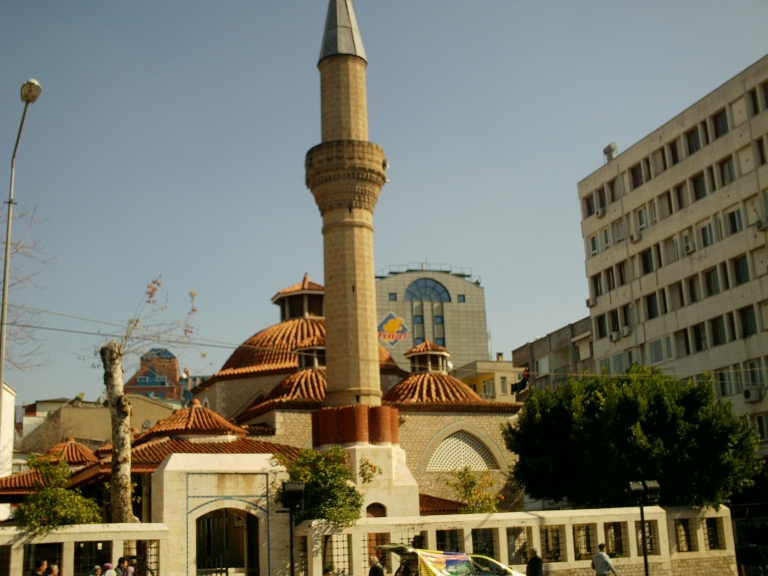
//> input picture Morphology-Transformations/cami.jpg, 768 x 576 px
$ ./source   (built with g++ and OpenCV 4)
//> lines starting //> are read from the running program, lines starting //| are printed output that depends on the picture; after the words box and inside, x2 and y2 are one past the last pixel; in counts of white or black regions, pixels touching at a corner belong together
#include <iostream>
#include <string>
#include<locale.h>
#include "opencv2/imgcodecs.hpp"
#include "opencv2/core/core.hpp"
#include "opencv2/highgui/highgui.hpp"
#include "opencv2/imgproc/imgproc.hpp"
#include <opencv2\opencv.hpp>

using namespace std;

int main()
{
    setlocale(LC_ALL, "Turkish");
    string resim_adresi = "cami.jpg";
    string panelismi = "kontrol paneli";
    cv::Mat resim,temp,img,img2,opening,closing, opening_temp,closing_temp;
    string resimadi = "black or white changing with trackbar";
    int sinir = 128;
    int eresyon = 0;
    int dilation = 0;
    int opening_ = 0;
    int closing_ = 0;
    int w=300,h=300;
    resim = cv::imread(resim_adresi);
//> resim is the input picture: 576 rows x 768 cols, CV_8UC3; mean B, G, R 103.3, 118.5, 119.2
    if (resim.empty()) { cout << "resim açýlamadý"; }
    cv::namedWindow(panelismi, cv::WINDOW_AUTOSIZE);

    cv::namedWindow(resimadi, cv::WINDOW_AUTOSIZE);
    uchar red, green, blue, bw;

    cv::createTrackbar("sinir",panelismi , &sinir, 255);
    cv::createTrackbar("erode", panelismi, &eresyon, 1);
    cv::createTrackbar("dilate", panelismi, &dilation, 1);
    cv::createTrackbar("opening", panelismi, &opening_, 1);
    cv::createTrackbar("closing", panelismi, &closing_, 1);
    cv::createTrackbar("boyut-W", panelismi, &w, 1920);
    cv::createTrackbar("boyut-H", panelismi, &h, 1080);


    while (true) {
    cv::resize(resim, resim, cv::Size(w, h));
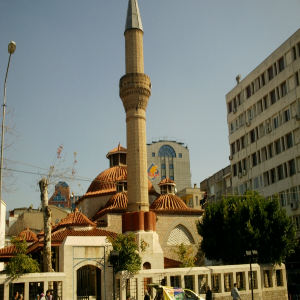
//> resim: 300 rows x 300 cols, CV_8UC3; mean B, G, R 103.2, 118.4, 119.1
        resim.copyTo(temp);
        for (int x = 0; x < temp.cols; x++)
        {
            for (int y = 0; y < temp.rows; y++)
            {
                blue = temp.at<cv::Vec3b>(y, x)[0];
                green = temp.at<cv::Vec3b>(y, x)[1];
                red = temp.at<cv::Vec3b>(y, x)[2];

                bw = (red + green + blue) / 3;
                if (bw <= sinir) {
                    temp.at<cv::Vec3b>(y, x)[0] = 0;
                    temp.at<cv::Vec3b>(y, x)[1] = 0;
                    temp.at<cv::Vec3b>(y, x)[2] = 0;
                }
                else {
                    temp.at<cv::Vec3b>(y, x)[0] = 255;
                    temp.at<cv::Vec3b>(y, x)[1] = 255;
                    temp.at<cv::Vec3b>(y, x)[2] = 255;
                }
            }
        }
//> this loop made 300 passes
//> (blue, green, red, bw) on passes 1 to 3: (1, 14, 16, 10), (4, 16, 21, 13), (3, 18, 22, 14)
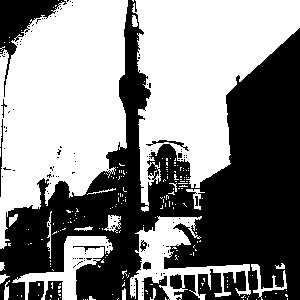
//> temp: 300 rows x 300 cols, CV_8UC3; 53.5% white; 119 black regions (106 under 20 px), largest, box (x1, y1, x2, y2) and area: (0, 0, 300, 300) 38067, (0, 0, 67, 97) 1831, (170, 274, 200, 300) 483
//> after the loop, blue = 6; green = 12; red = 11; bw = 9
        if (eresyon == 1) {
            temp.copyTo(img2);
            for (int x = 1; x < temp.cols - 1; x++)
            {
                for (int y = 1; y < temp.rows - 1; y++)
                {
                    if (temp.at<cv::Vec3b>(y - 1, x - 1)[0] == 255 || temp.at<cv::Vec3b>(y - 1, x)[0] == 255 || temp.at<cv::Vec3b>(y, x - 1)[0] == 255 || temp.at<cv::Vec3b>(y + 1, x)[0] == 255 || temp.at<cv::Vec3b>(y, x + 1)[0] == 255 || temp.at<cv::Vec3b>(y + 1, x + 1)[0] == 255 || temp.at<cv::Vec3b>(y + 1, x - 1)[0] == 255 || temp.at<cv::Vec3b>(y - 1, x + 1)[0] == 255) {
                    img2.at<cv::Vec3b>(y, x)[0] = 255;
                    img2.at<cv::Vec3b>(y, x)[1] = 255;
                    img2.at<cv::Vec3b>(y, x)[2] = 255;

                    }
                }
            }
            cv::imshow("erode", img2);
        }
        else {
            cv::destroyWindow("erode");
        }
        if (dilation == 1) {
            temp.copyTo(img);
            for (int x = 1; x < temp.cols - 1; x++)
            {
                for (int y = 1; y < temp.rows - 1; y++)
                {
                    if (temp.at<cv::Vec3b>(y - 1, x - 1)[0] == 0 || temp.at<cv::Vec3b>(y - 1, x)[0] == 0 || temp.at<cv::Vec3b>(y, x - 1)[0] == 0 || temp.at<cv::Vec3b>(y + 1, x)[0] == 0 || temp.at<cv::Vec3b>(y, x + 1)[0] == 0 || temp.at<cv::Vec3b>(y + 1, x + 1)[0] == 0 || temp.at<cv::Vec3b>(y + 1, x - 1)[0] == 0 || temp.at<cv::Vec3b>(y - 1, x + 1)[0] == 0) {
                        img.at<cv::Vec3b>(y, x)[0] = 0;
                        img.at<cv::Vec3b>(y, x)[1] = 0;
                        img.at<cv::Vec3b>(y, x)[2] = 0;

                    }
                }
            }
            cv::imshow("dilation", img);
        }
        else {
            cv::destroyWindow("dilation");
        }

        if (opening_ == 1) {
            temp.copyTo(opening);
            for (int x = 1; x < temp.cols - 1; x++)
            {
                for (int y = 1; y < temp.rows - 1; y++)
                {
                    if (temp.at<cv::Vec3b>(y - 1, x - 1)[0] == 255 || temp.at<cv::Vec3b>(y - 1, x)[0] == 255 || temp.at<cv::Vec3b>(y, x - 1)[0] == 255 || temp.at<cv::Vec3b>(y + 1, x)[0] == 255 || temp.at<cv::Vec3b>(y, x + 1)[0] == 255 || temp.at<cv::Vec3b>(y + 1, x + 1)[0] == 255 || temp.at<cv::Vec3b>(y + 1, x - 1)[0] == 255 || temp.at<cv::Vec3b>(y - 1, x + 1)[0] == 255) {
                        opening.at<cv::Vec3b>(y, x)[0] = 255;
                        opening.at<cv::Vec3b>(y, x)[1] = 255;
                        opening.at<cv::Vec3b>(y, x)[2] = 255;

                    }
                }
            }
           opening.copyTo(opening_temp);
            for (int x = 1; x < opening.cols - 1; x++)
            {
                for (int y = 1; y < opening.rows - 1; y++)
                {
                    if (opening.at<cv::Vec3b>(y - 1, x - 1)[0] == 0 || opening.at<cv::Vec3b>(y - 1, x)[0] == 0 || opening.at<cv::Vec3b>(y, x - 1)[0] == 0 || opening.at<cv::Vec3b>(y + 1, x)[0] == 0 || opening.at<cv::Vec3b>(y, x + 1)[0] == 0 || opening.at<cv::Vec3b>(y + 1, x + 1)[0] == 0 || opening.at<cv::Vec3b>(y + 1, x - 1)[0] == 0 || opening.at<cv::Vec3b>(y - 1, x + 1)[0] == 0) {
                        opening_temp.at<cv::Vec3b>(y, x)[0] = 0;
                        opening_temp.at<cv::Vec3b>(y, x)[1] = 0;
                        opening_temp.at<cv::Vec3b>(y, x)[2] = 0;

                    }
                }
            }

            cv::imshow("opening", opening_temp);
        }
        else {
            cv::destroyWindow("opening");
        }
        if (closing_ == 1) {
            temp.copyTo(closing);
            for (int x = 1; x < temp.cols - 1; x++)
            {
                for (int y = 1; y < temp.rows - 1; y++)
                {
                    if (temp.at<cv::Vec3b>(y - 1, x - 1)[0] ==0 || temp.at<cv::Vec3b>(y - 1, x)[0] ==0 || temp.at<cv::Vec3b>(y, x - 1)[0] == 0 || temp.at<cv::Vec3b>(y + 1, x)[0] == 0 || temp.at<cv::Vec3b>(y, x + 1)[0] == 0 || temp.at<cv::Vec3b>(y + 1, x + 1)[0] == 0 || temp.at<cv::Vec3b>(y + 1, x - 1)[0] == 0 || temp.at<cv::Vec3b>(y - 1, x + 1)[0] == 0) {
                        closing.at<cv::Vec3b>(y, x)[0] = 0;
                        closing.at<cv::Vec3b>(y, x)[1] = 0;
                        closing.at<cv::Vec3b>(y, x)[2] = 0;

                    }
                }
            }
            closing.copyTo(closing_temp);
            for (int x = 1; x < closing.cols - 1; x++)
            {
                for (int y = 1; y < closing.rows - 1; y++)
                {
                    if (opening.at<cv::Vec3b>(y - 1, x - 1)[0] == 255 || opening.at<cv::Vec3b>(y - 1, x)[0] == 255 || opening.at<cv::Vec3b>(y, x - 1)[0] == 255|| opening.at<cv::Vec3b>(y + 1, x)[0] == 255 || opening.at<cv::Vec3b>(y, x + 1)[0] == 255 || opening.at<cv::Vec3b>(y + 1, x + 1)[0] == 255 || opening.at<cv::Vec3b>(y + 1, x - 1)[0] == 255 || opening.at<cv::Vec3b>(y - 1, x + 1)[0] == 255) {
                        closing_temp.at<cv::Vec3b>(y, x)[0] = 255;
                        closing_temp.at<cv::Vec3b>(y, x)[1] = 255;
                        closing_temp.at<cv::Vec3b>(y, x)[2] = 255;

                    }
                }
            }

            cv::imshow("closing",closing_temp);
        }
        else {
            cv::destroyWindow("closing");
        }
        cv::imshow(resimadi, temp);
        cv::imshow("orginal", resim);
        if (cv::waitKey(100) == 27) {
//> the Esc key is pressed
            break;
        }
    }


    cv::destroyAllWindows();
    return 0;


}
